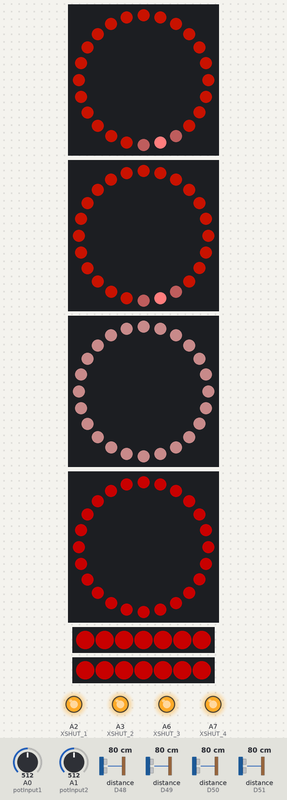
Recording of a sketch running on a simulated Arduino Nano 33 IoT. Parts: 4 × 24 RGB LEDs in a ring, first at the top, clockwise, 2 × 7 RGB LEDs in strip order, left to right, output pins drawn as LEDs (lit = HIGH). Inputs (shaded band) come from the test bench; at power-on: A0 (potInput1) = 512, A1 (potInput2) = 512, distance to the obstacle (sensors on D48, D49, D50, D51) 80 cm. Dim RGB values are drawn brighter than linear; what the sketch prints to the serial monitor is not drawn.

Above: at 1.7 s.
1.8 s: A0 (potInput1) set to 716
At 2.4 s:
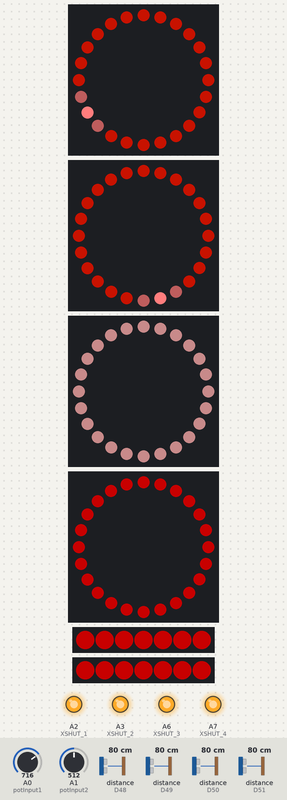
3.4 s: A1 (potInput2) set to 716
At 4.1 s:
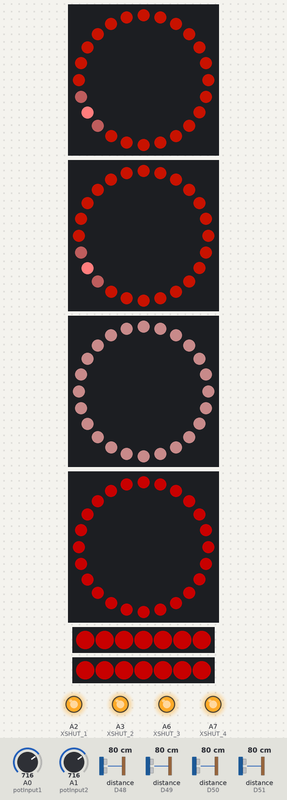
4.9 s: A0 (potInput1) set to 992
At 5.8 s:
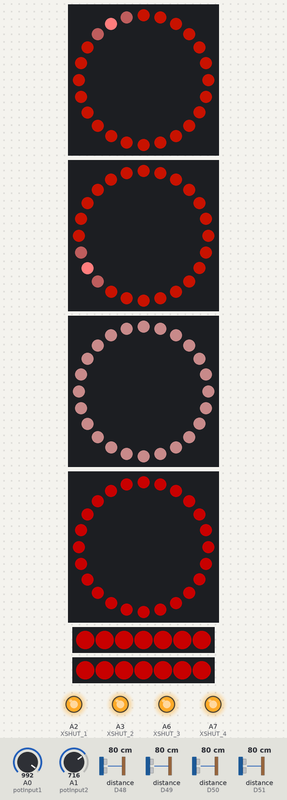
6.5 s: A1 (potInput2) set to 992
At 7.5 s:
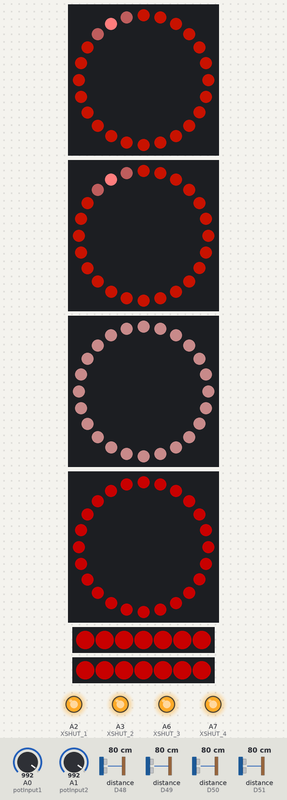
8.0 s: A0 (potInput1) set to 306
At 9.2 s:
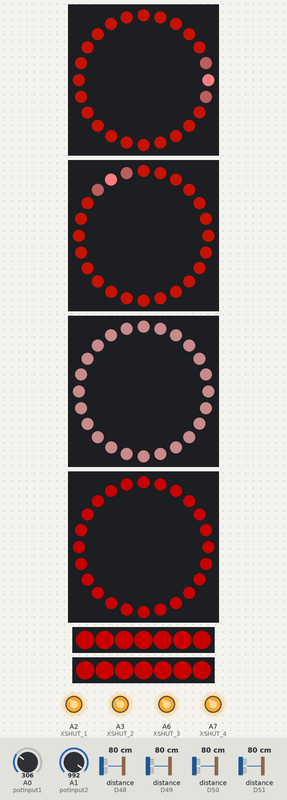
9.6 s: A1 (potInput2) set to 90
At 10.9 s:
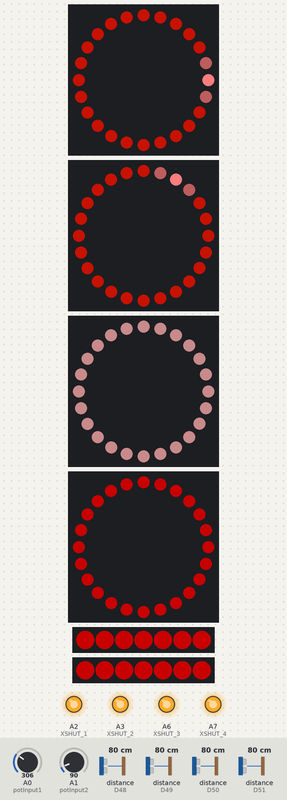
Timing chart, 0 to 12.1 s (numbered marks = the images above; inputs shaded):
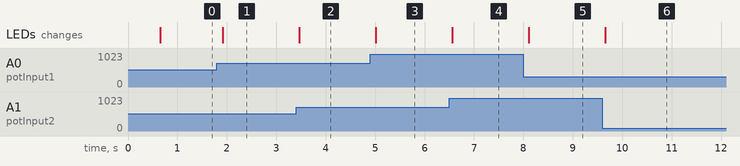

The sketch:

pcomp-final-33iot-sketch.ino
```cpp
#include <Arduino.h>
#include <MIDIUSB.h>
#include <Wire.h>
#include <Adafruit_VL53L0X.h>
#include <Adafruit_NeoPixel.h>

// Init Time of Flight
Adafruit_VL53L0X sensor1, sensor2, sensor3, sensor4;
#define XSHUT_1 16
#define XSHUT_2 17
#define XSHUT_3 20
#define XSHUT_4 21

// Init LEDs
#define LED_PIN_POT1 7
#define LED_PIN_SENSOR1A 5
#define LED_PIN_SENSOR1B 4
#define LED_PIN_POT2 6
#define LED_PIN_SENSOR2A 3
#define LED_PIN_SENSOR2B 2

#define LED_COUNT_RING 24
#define LED_COUNT_DOT 7

Adafruit_NeoPixel potRing1(LED_COUNT_RING, LED_PIN_POT1, NEO_GRB + NEO_KHZ800);
Adafruit_NeoPixel potRing2(LED_COUNT_RING, LED_PIN_POT2, NEO_GRB + NEO_KHZ800);

Adafruit_NeoPixel sensorRing1A(LED_COUNT_RING, LED_PIN_SENSOR1A, NEO_GRB + NEO_KHZ800);
Adafruit_NeoPixel sensorRing1B(LED_COUNT_RING, LED_PIN_SENSOR1B, NEO_GRB + NEO_KHZ800);
Adafruit_NeoPixel sensorDot2A(LED_COUNT_DOT, LED_PIN_SENSOR2A, NEO_GRB + NEO_KHZ800);
Adafruit_NeoPixel sensorDot2B(LED_COUNT_DOT, LED_PIN_SENSOR2B, NEO_GRB + NEO_KHZ800);

int potInput1 = A0;
int potInput2 = A1;

// distance ranges (mm)
const int SENSOR_MIN_DISTANCE = 50;
const int SENSOR_MAX_DISTANCE = 1200;

// control values
int controlVal1 = 0;
int controlVal2 = 0;
int controlVal3 = 0;
int controlVal4 = 0;

// Last values
int lastPotVal1 = 0;
int lastPotVal2 = 0;
int lastControlVal1 = 0;
int lastControlVal2 = 0;
int lastControlVal3 = 0;
int lastControlVal4 = 0;

// MIDI change threshold to reduce unnecessary transmissions
const int MIDI_CHANGE_THRESHOLD = 3;

// Time of Flight Sensors
void setupSensor(Adafruit_VL53L0X &sensor, int xshutPin, uint8_t address) {
    digitalWrite(xshutPin, HIGH);
    delay(100);

    if (!sensor.begin()) {
        Serial.print("Failed to initialize sensor at pin ");
        Serial.println(xshutPin);
        while (1);
    }

    sensor.setAddress(address);
    Serial.print("Sensor initialized at 0x");
    Serial.println(address, HEX);
}

// Map sensors to control values
int mapSensorToMIDI (int distance) {
  distance = constrain(distance, SENSOR_MIN_DISTANCE, SENSOR_MAX_DISTANCE);

  return map(distance, SENSOR_MIN_DISTANCE, SENSOR_MAX_DISTANCE, 0, 127);
}

// MIDI functions
void noteOn(byte channel, byte pitch, byte velocity) {
  midiEventPacket_t noteOn = {0x09, 0x90 | channel, pitch, velocity};
  MidiUSB.sendMIDI(noteOn);
}

void noteOff(byte channel, byte pitch, byte velocity) {
  midiEventPacket_t noteOff = {0x08, 0x80 | channel, pitch, velocity};
  MidiUSB.sendMIDI(noteOff);
}

void controlChange(byte channel, byte control, byte value) {
  midiEventPacket_t event = {0x0B, 0xB0 | channel, control, value};
  MidiUSB.sendMIDI(event);
}

void setup() {
  Serial.begin(115200);
  Serial.println("Initializing...");

  // LED setup
  potRing1.begin();
  potRing2.begin();
  sensorRing1A.begin();
  sensorRing1B.begin();
  sensorDot2A.begin();
  sensorDot2B.begin();

  // Time of Flight Pins / Setup
  pinMode(XSHUT_1, OUTPUT);
  pinMode(XSHUT_2, OUTPUT);
  pinMode(XSHUT_3, OUTPUT);
  pinMode(XSHUT_4, OUTPUT);

  digitalWrite(XSHUT_1, LOW);
  digitalWrite(XSHUT_2, LOW);
  digitalWrite(XSHUT_3, LOW);
  digitalWrite(XSHUT_4, LOW);
  delay(10);

  setupSensor(sensor1, XSHUT_1, 0x30);
  setupSensor(sensor2, XSHUT_2, 0x31);
  setupSensor(sensor3, XSHUT_3, 0x32);
  setupSensor(sensor4, XSHUT_4, 0x33);


  // Small startup delay - optional
  delay(100);
}

void loop() {

  // Time of Flight Measurement
  VL53L0X_RangingMeasurementData_t measure;

    sensor1.rangingTest(&measure, false);
    int distance1 = measure.RangeMilliMeter;
    controlVal1 = mapSensorToMIDI(distance1);

    sensor2.rangingTest(&measure, false);
    int distance2 = measure.RangeMilliMeter;
    controlVal2 = mapSensorToMIDI(distance2);

    sensor3.rangingTest(&measure, false);
    int distance3 = measure.RangeMilliMeter;
    controlVal3 = mapSensorToMIDI(distance3);

    sensor4.rangingTest(&measure, false);
    int distance4 = measure.RangeMilliMeter;
    controlVal4 = mapSensorToMIDI(distance4);

  // LED stuff
  int potValMapped1 = map(analogRead(potInput1), 0, 1023, 0, LED_COUNT_RING-1);
  int potValMapped2 = map(analogRead(potInput2), 0, 1023, 0, LED_COUNT_RING-1);

  int potVal1 = map(analogRead(A0), 0, 1023, 0, 127);
  int potVal2 = map(analogRead(A1), 0, 1023, 0, 127);

  // Potentiometer 1 change detection
  if (abs(potVal1 - lastPotVal1) > MIDI_CHANGE_THRESHOLD) {
    lastPotVal1 = potVal1;
    controlChange(0, 14, potVal1);
  }

  // Potentiometer 2 change detection
  if (abs(potVal2 - lastPotVal2) > MIDI_CHANGE_THRESHOLD) {
    lastPotVal2 = potVal2;
    controlChange(0, 15, potVal2);
  }

  // Sensor 1 change detection
  if (abs(controlVal1 - lastControlVal1) > MIDI_CHANGE_THRESHOLD) {
    lastControlVal1 = controlVal1;
    controlChange(0, 10, controlVal1);
  }

  // Sensor 2 change detection
  if (abs(controlVal2 - lastControlVal2) > MIDI_CHANGE_THRESHOLD) {
    lastControlVal2 = controlVal2;
    controlChange(0, 11, controlVal2);
  }

  // Sensor 3 change detection
  if (abs(controlVal3 - lastControlVal3) > MIDI_CHANGE_THRESHOLD) {
    lastControlVal3 = controlVal3;
    controlChange(0, 12, controlVal3);
  }

  // Sensor 4 change detection
  if (abs(controlVal4 - lastControlVal4) > MIDI_CHANGE_THRESHOLD) {
    lastControlVal4 = controlVal4;
    controlChange(0, 13, controlVal4);
  }

  // Periodic MIDI flush to ensure messages are sent
  static unsigned long lastFlushTime = 0;
  if (millis() - lastFlushTime > 10) {  // Flush every 10ms
    MidiUSB.flush();
    lastFlushTime = millis();
  }

  potRing1.clear();
  potRing2.clear();
  sensorRing1A.clear();
  sensorRing1B.clear();
  sensorDot2A.clear();
  sensorDot2B.clear();

  potRing1.fill(potRing1.ColorHSV(1000, 255, 100));
  potRing2.fill(potRing2.ColorHSV(1000, 255, 100));
  sensorRing1A.fill(sensorRing1A.ColorHSV(255,80,100));
  sensorRing1B.fill(sensorRing1B.ColorHSV(0, 255, 100));
  sensorDot2A.fill(sensorDot2A.ColorHSV(0, 255, 100));
  sensorDot2B.fill(sensorDot2B.ColorHSV(0, 255, 100));

  potRing1.setPixelColor(potValMapped1-1, potRing1.ColorHSV(60, 130, 80));
  potRing1.setPixelColor(potValMapped1, potRing1.ColorHSV(60, 130, 255));
  potRing1.setPixelColor(potValMapped1+1, potRing1.ColorHSV(60, 130, 80));

  potRing2.setPixelColor(potValMapped2-1, potRing2.ColorHSV(60, 130, 80));
  potRing2.setPixelColor(potValMapped2, potRing2.ColorHSV(60, 130, 255));
  potRing2.setPixelColor(potValMapped2+1, potRing2.ColorHSV(60, 130, 80));

  // Write to LEDs
  potRing1.show();
  potRing2.show();
  sensorRing1A.show();
  sensorRing1B.show();
  sensorDot2A.show();
  sensorDot2B.show();

  // Comprehensive formatted debug output
  static unsigned long lastDebugTime = 0;
  if (millis() - lastDebugTime > 100) {  // Update debug output every 500ms to avoid flooding serial
    Serial.println("\n===== THEREMIN CONTROLLER DEBUG =====");

    // Potentiometer readings
    Serial.println("--- Potentiometers ---");
    Serial.print("POT1 (A0): Raw: ");
    Serial.print(analogRead(A0));
    Serial.print(" | Mapped LED: ");
    Serial.print(potValMapped1);
    Serial.print(" | MIDI CC14: ");
    Serial.println(potVal1);

    Serial.print("POT2 (A1): Raw: ");
    Serial.print(analogRead(A1));
    Serial.print(" | Mapped LED: ");
    Serial.print(potValMapped2);
    Serial.print(" | MIDI CC15: ");
    Serial.println(potVal2);

    // Time of Flight sensors
    Serial.println("--- Time of Flight Sensors ---");
    Serial.print("SENSOR1: Raw: ");
    Serial.print(distance1);
    Serial.print(" mm | MIDI CC10: ");
    Serial.println(controlVal1);

    Serial.print("SENSOR2: Raw: ");
    Serial.print(distance2);
    Serial.print(" mm | MIDI CC11: ");
    Serial.println(controlVal2);

    Serial.print("SENSOR3: Raw: ");
    Serial.print(distance3);
    Serial.print(" mm | MIDI CC12: ");
    Serial.println(controlVal3);

    Serial.print("SENSOR4: Raw: ");
    Serial.print(distance4);
    Serial.print(" mm | MIDI CC13: ");
    Serial.println(controlVal4);

    Serial.println("==================================");

    lastDebugTime = millis();
  }

  // Small delay to prevent overwhelming the MIDI bus
  delay(1);
}
```

Measured:
- after the input at 1.8 s, the LEDs: change after 0.12 s (image 1)
- after the input at 3.4 s, the LEDs: change after 0.07 s (image 2)
- after the input at 4.9 s, the LEDs: change after 0.12 s (image 3)
- after the input at 6.5 s, the LEDs: change after 0.06 s (image 4)
- after the input at 8.0 s, the LEDs: change after 0.11 s (image 5)
- after the input at 9.6 s, the LEDs: change after 0.06 s (image 6)
